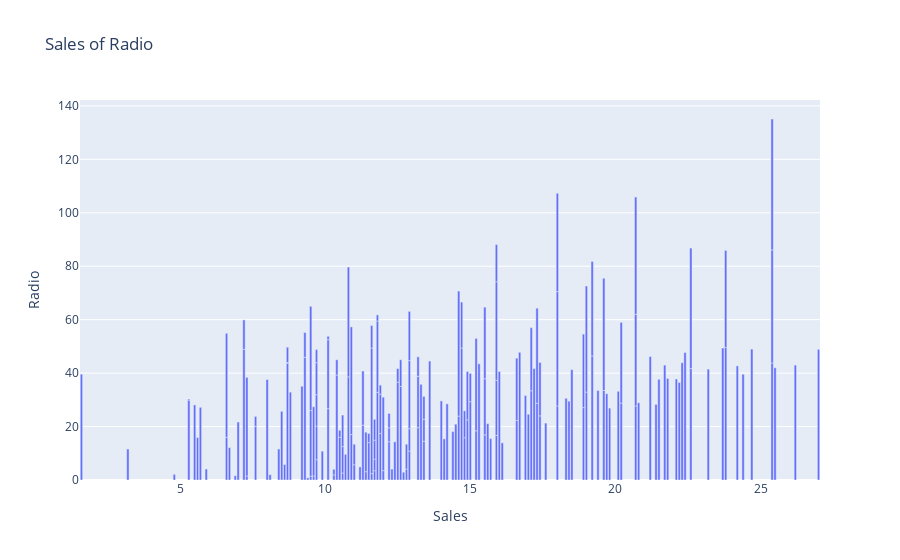

This figure's notebook cell:
### Code cell
dftv = px.bar(df,y='Radio',x='Sales',title='Sales of Radio', template='plotly')
dftv.update_layout(xaxis={'categoryorder':'total descending'})
dftv.show()

### Figure 1 — Plotly figure (JSON) as saved in the notebook; plotly's stock layout.template omitted (floating-point values rounded to 4 significant figures; data arrays with more than 128 entries replaced by an {"elided": "..."} marker saying what was removed)
{"data": [{"hovertemplate": "Sales=%{x}<br>Radio=%{y}<extra></extra>", "legendgroup": "", "marker": {"color": "#636efa", "pattern": {"shape": ""}}, "name": "", "orientation": "v", "showlegend": false, "textposition": "auto", "type": "bar", "x": {"elided": "200 float values"}, "xaxis": "x", "y": {"elided": "200 float values"}, "yaxis": "y"}], "layout": {"barmode": "relative", "legend": {"tracegroupgap": 0}, "title": {"text": "Sales of Radio"}, "xaxis": {"anchor": "y", "categoryorder": "total descending", "domain": [0, 1], "title": {"text": "Sales"}}, "yaxis": {"anchor": "x", "domain": [0, 1], "title": {"text": "Radio"}}}}
